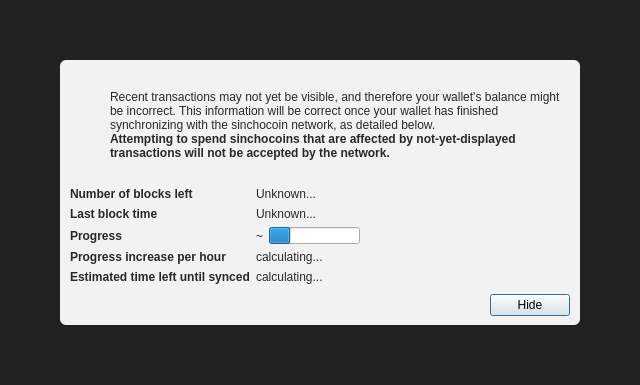
<?xml version="1.0" encoding="UTF-8"?>
<ui version="4.0">
 <class>ModalOverlay</class>
 <widget class="ModalOverlay" name="ModalOverlay">
  <property name="geometry">
   <rect>
    <x>0</x>
    <y>0</y>
    <width>640</width>
    <height>385</height>
   </rect>
  </property>
  <property name="windowTitle">
   <string>Form</string>
  </property>
  <layout class="QVBoxLayout" name="verticalLayout" stretch="0">
   <property name="sizeConstraint">
    <enum>QLayout::SetDefaultConstraint</enum>
   </property>
   <property name="leftMargin">
    <number>0</number>
   </property>
   <property name="topMargin">
    <number>0</number>
   </property>
   <property name="rightMargin">
    <number>0</number>
   </property>
   <property name="bottomMargin">
    <number>0</number>
   </property>
   <item>
    <widget class="QWidget" name="bgWidget" native="true">
     <property name="styleSheet">
      <string notr="true">#bgWidget { background: rgba(0,0,0,220); }</string>
     </property>
     <layout class="QVBoxLayout" name="verticalLayoutMain" stretch="1">
      <property name="leftMargin">
       <number>60</number>
      </property>
      <property name="topMargin">
       <number>60</number>
      </property>
      <property name="rightMargin">
       <number>60</number>
      </property>
      <property name="bottomMargin">
       <number>60</number>
      </property>
      <item>
       <widget class="QWidget" name="contentWidget" native="true">
        <property name="styleSheet">
         <string notr="true">#contentWidget { background: rgba(255,255,255,240); border-radius: 6px; }

QLabel { color: rgb(40,40,40);  }</string>
        </property>
        <layout class="QVBoxLayout" name="verticalLayoutSub" stretch="1,0,0,0">
         <property name="spacing">
          <number>0</number>
         </property>
         <property name="leftMargin">
          <number>10</number>
         </property>
         <property name="topMargin">
          <number>10</number>
         </property>
         <property name="rightMargin">
          <number>10</number>
         </property>
         <property name="bottomMargin">
          <number>10</number>
         </property>
         <item>
          <layout class="QHBoxLayout" name="horizontalLayoutIconText" stretch="0,1">
           <property name="topMargin">
            <number>20</number>
           </property>
           <item>
            <layout class="QVBoxLayout" name="verticalLayoutIcon">
             <property name="leftMargin">
              <number>0</number>
             </property>
             <item>
              <widget class="QPushButton" name="warningIcon">
               <property name="enabled">
                <bool>false</bool>
               </property>
               <property name="text">
                <string/>
               </property>
               <property name="icon">
                <iconset>
                 <normaloff>:/icons/warning</normaloff>
                 <disabledoff>:/icons/warning</disabledoff>:/icons/warning</iconset>
               </property>
               <property name="iconSize">
                <size>
                 <width>48</width>
                 <height>48</height>
                </size>
               </property>
               <property name="flat">
                <bool>true</bool>
               </property>
              </widget>
             </item>
             <item>
              <spacer name="verticalSpacerWarningIcon">
               <property name="orientation">
                <enum>Qt::Vertical</enum>
               </property>
               <property name="sizeHint" stdset="0">
                <size>
                 <width>20</width>
                 <height>40</height>
                </size>
               </property>
              </spacer>
             </item>
            </layout>
           </item>
           <item>
            <layout class="QVBoxLayout" name="verticalLayoutInfoText">
             <property name="leftMargin">
              <number>0</number>
             </property>
             <property name="topMargin">
              <number>0</number>
             </property>
             <item>
              <widget class="QLabel" name="infoText">
               <property name="text">
                <string>Recent transactions may not yet be visible, and therefore your wallet's balance might be incorrect. This information will be correct once your wallet has finished synchronizing with the sinchocoin network, as detailed below.</string>
               </property>
               <property name="textFormat">
                <enum>Qt::RichText</enum>
               </property>
               <property name="wordWrap">
                <bool>true</bool>
               </property>
              </widget>
             </item>
             <item>
              <widget class="QLabel" name="infoTextStrong">
               <property name="font">
                <font>
                 <weight>75</weight>
                 <bold>true</bold>
                </font>
               </property>
               <property name="text">
                <string>Attempting to spend sinchocoins that are affected by not-yet-displayed transactions will not be accepted by the network.</string>
               </property>
               <property name="textFormat">
                <enum>Qt::RichText</enum>
               </property>
               <property name="wordWrap">
                <bool>true</bool>
               </property>
              </widget>
             </item>
             <item>
              <spacer name="verticalSpacerInTextSpace">
               <property name="orientation">
                <enum>Qt::Vertical</enum>
               </property>
               <property name="sizeHint" stdset="0">
                <size>
                 <width>20</width>
                 <height>40</height>
                </size>
               </property>
              </spacer>
             </item>
            </layout>
           </item>
          </layout>
         </item>
         <item>
          <spacer name="verticalSpacerAfterText">
           <property name="orientation">
            <enum>Qt::Vertical</enum>
           </property>
           <property name="sizeHint" stdset="0">
            <size>
             <width>20</width>
             <height>40</height>
            </size>
           </property>
          </spacer>
         </item>
         <item>
          <layout class="QFormLayout" name="formLayout">
           <property name="fieldGrowthPolicy">
            <enum>QFormLayout::FieldsStayAtSizeHint</enum>
           </property>
           <property name="horizontalSpacing">
            <number>6</number>
           </property>
           <property name="verticalSpacing">
            <number>6</number>
           </property>
           <property name="topMargin">
            <number>10</number>
           </property>
           <item row="0" column="0">
            <widget class="QLabel" name="labelNumberOfBlocksLeft">
             <property name="font">
              <font>
               <weight>75</weight>
               <bold>true</bold>
              </font>
             </property>
             <property name="text">
              <string>Number of blocks left</string>
             </property>
            </widget>
           </item>
           <item row="0" column="1">
            <widget class="QLabel" name="numberOfBlocksLeft">
             <property name="text">
              <string>Unknown...</string>
             </property>
            </widget>
           </item>
           <item row="1" column="0">
            <widget class="QLabel" name="labelLastBlockTime">
             <property name="font">
              <font>
               <weight>75</weight>
               <bold>true</bold>
              </font>
             </property>
             <property name="text">
              <string>Last block time</string>
             </property>
            </widget>
           </item>
           <item row="1" column="1">
            <widget class="QLabel" name="newestBlockDate">
             <property name="sizePolicy">
              <sizepolicy hsizetype="Maximum" vsizetype="Preferred">
               <horstretch>0</horstretch>
               <verstretch>0</verstretch>
              </sizepolicy>
             </property>
             <property name="text">
              <string>Unknown...</string>
             </property>
            </widget>
           </item>
           <item row="2" column="0">
            <widget class="QLabel" name="labelSyncDone">
             <property name="font">
              <font>
               <weight>75</weight>
               <bold>true</bold>
              </font>
             </property>
             <property name="text">
              <string>Progress</string>
             </property>
            </widget>
           </item>
           <item row="2" column="1">
            <layout class="QHBoxLayout" name="horizontalLayoutSync" stretch="0,1">
             <item>
              <widget class="QLabel" name="percentageProgress">
               <property name="text">
                <string notr="true">~</string>
               </property>
              </widget>
             </item>
             <item>
              <widget class="QProgressBar" name="progressBar">
               <property name="value">
                <number>24</number>
               </property>
               <property name="format">
                <string/>
               </property>
              </widget>
             </item>
            </layout>
           </item>
           <item row="4" column="0">
            <widget class="QLabel" name="labelProgressIncrease">
             <property name="font">
              <font>
               <weight>75</weight>
               <bold>true</bold>
              </font>
             </property>
             <property name="text">
              <string>Progress increase per hour</string>
             </property>
            </widget>
           </item>
           <item row="4" column="1">
            <widget class="QLabel" name="progressIncreasePerH">
             <property name="text">
              <string>calculating...</string>
             </property>
            </widget>
           </item>
           <item row="5" column="0">
            <widget class="QLabel" name="labelEstimatedTimeLeft">
             <property name="font">
              <font>
               <weight>75</weight>
               <bold>true</bold>
              </font>
             </property>
             <property name="text">
              <string>Estimated time left until synced</string>
             </property>
            </widget>
           </item>
           <item row="5" column="1">
            <widget class="QLabel" name="expectedTimeLeft">
             <property name="text">
              <string>calculating...</string>
             </property>
            </widget>
           </item>
          </layout>
         </item>
         <item>
          <layout class="QHBoxLayout" name="horizontalLayoutButtons">
           <property name="leftMargin">
            <number>10</number>
           </property>
           <property name="topMargin">
            <number>10</number>
           </property>
           <item>
            <spacer name="horizontalSpacer">
             <property name="orientation">
              <enum>Qt::Horizontal</enum>
             </property>
             <property name="sizeHint" stdset="0">
              <size>
               <width>40</width>
               <height>20</height>
              </size>
             </property>
            </spacer>
           </item>
           <item>
            <widget class="QPushButton" name="closeButton">
             <property name="text">
              <string>Hide</string>
             </property>
             <property name="focusPolicy">
              <enum>Qt::StrongFocus</enum>
             </property>
             <property name="default">
              <bool>true</bool>
             </property>
            </widget>
           </item>
          </layout>
         </item>
        </layout>
       </widget>
      </item>
     </layout>
    </widget>
   </item>
  </layout>
 </widget>
 <customwidgets>
  <customwidget>
   <class>ModalOverlay</class>
   <extends>QWidget</extends>
   <header>qt/modaloverlay.h</header>
   <container>1</container>
  </customwidget>
 </customwidgets>
 <resources/>
 <connections/>
</ui>
